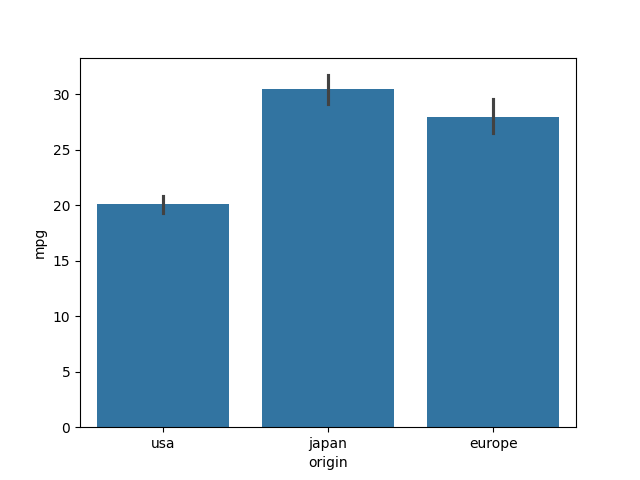

The script that saved this image:
import seaborn as sns
import matplotlib.pyplot as plt

data = sns.load_dataset("mpg")

sns.barplot(x="origin", y="mpg", data=data)
"""Функція будує стовпчасту діаграму: висота бару (стовпця) визначає чисельне значення оцінки ознаки
 (математичне очікування), лінія, що перетинає верхню межу бару - довірчий інтервал."""
plt.savefig('funch_bar_plot.png')
plt.show()
